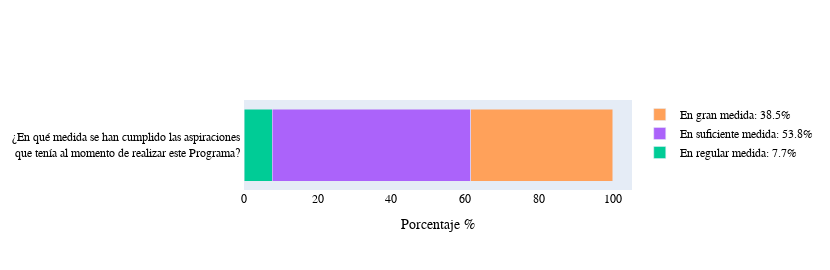

Here is the notebook cell this chart was saved with:
### Markdown cell above
## Las opiniones sobre en qué medida se han cumplido las aspiraciones que tenía al momento de realizar este Programa, se basaron en la siguiente escala:

Escala  | Opinión
:--- |:--- 
1  | En ninguna medida 
2  | En poca medida 
3  | En regular medida
4  | En suficiente medida
5  | En gran medida

### Code cell
path_file_sorted    = 'egresados_sorted_sin.xlsx'
resp_num(path_file_sorted)

### Figure 1 — Plotly figure (JSON) as saved in the notebook; plotly's stock layout.template omitted (floating-point values rounded to 4 significant figures)
{"data": [{"name": "En ninguna medida", "orientation": "h", "type": "bar", "x": [], "y": ["¿En qué medida se han cumplido las aspiraciones <br> que tenía al momento de realizar este Programa? "]}, {"name": "En poca medida", "orientation": "h", "type": "bar", "x": [], "y": ["¿En qué medida se han cumplido las aspiraciones <br> que tenía al momento de realizar este Programa? "]}, {"name": "En regular medida: 7.7%", "orientation": "h", "type": "bar", "x": [7.7], "y": ["¿En qué medida se han cumplido las aspiraciones <br> que tenía al momento de realizar este Programa? "]}, {"name": "En suficiente medida: 53.8%", "orientation": "h", "type": "bar", "x": [53.8], "y": ["¿En qué medida se han cumplido las aspiraciones <br> que tenía al momento de realizar este Programa? "]}, {"name": "En gran medida: 38.5%", "orientation": "h", "type": "bar", "x": [38.5], "y": ["¿En qué medida se han cumplido las aspiraciones <br> que tenía al momento de realizar este Programa? "]}], "layout": {"barmode": "stack", "font": {"color": "black", "family": "Rockwell", "size": 12}, "height": 270, "legend": {"title": {"font": {"color": "green"}}}, "title": {"font": {"color": "black", "family": "Rockwell", "size": 14}, "text": ""}, "width": 830, "xaxis": {"title": {"text": "Porcentaje %"}}}}
